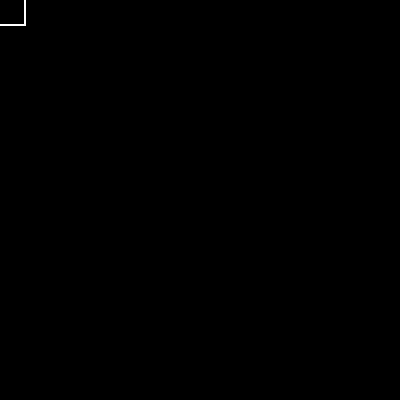
Frame 1 (no input)
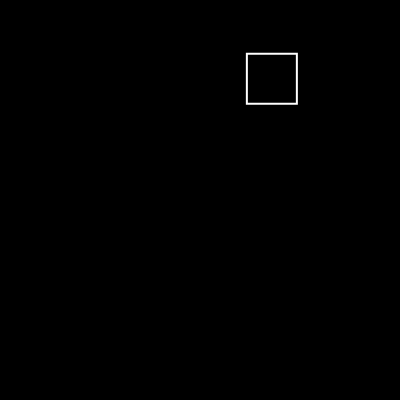
Frame 60 (no input)
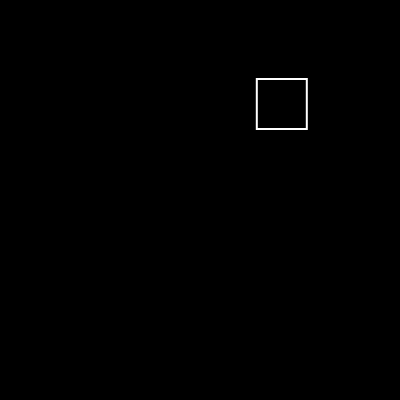
Frame 120 (the mouse pressed at the canvas centre since frame 60)

The p5.js sketch that drew these frames (run headless with seeded random() and noise() and a simulated clock; from frame 60 on, the mouse is pressed at the canvas centre):

// p5.js sketch
// ── sketch.js
let x = 0;
let y = 0;
let targetX = 0;
let targetY = 0;

function setup() {
    createCanvas(400, 400);
    //position of object within the bounds of the frame
    targetX = random(0, 400);
    targetY = random(0, 400);
}

function draw() {
    background(0);
    noFill();
    stroke(255);
    strokeWeight(2);
    rectMode(CENTER);
    rect(x, y, 50, 50);
    
    
    // use lerp to generate the movmement starting from 0 to the location 
    x = lerp(x, targetX, 0.05);
    y = lerp(y, targetY, 0.05);
    
    let d = dist(x, y, targetX, targetY); // checking the location of the square
    if (d < 1) { //if the location is new, this would make it move to another location automatically without having to move using mouse
        targetX = random(50, width - 50);
        targetY = random(50, height - 50);
    }
}
